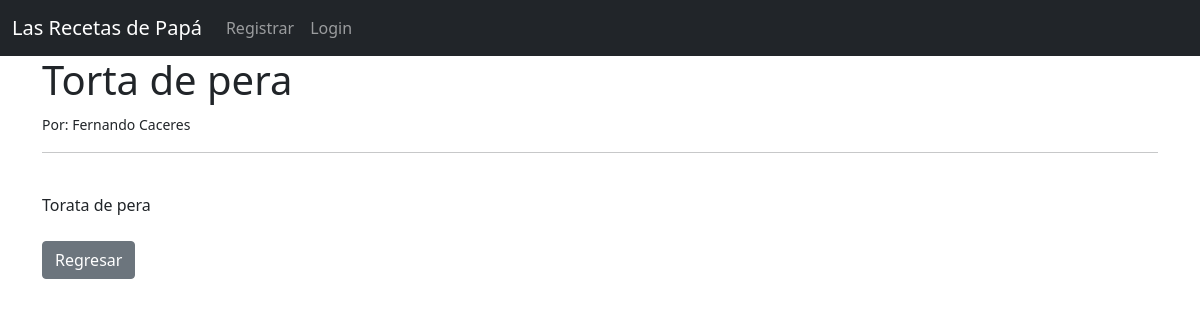
Page /article/3 on the committed database.
### blog/models.py (models this page shows, shortened)
class Post(models.Model):
    title = models.CharField(max_length=255)
    slug = models.SlugField(max_length=200, unique=True)
    autor = models.ForeignKey(User, on_delete=models.CASCADE)
    body = models.TextField()
    updated_on = models.DateTimeField(auto_now=True)
    created_on = models.DateTimeField(default=datetime.now)
    created_on = models.DateField(auto_now_add=True)
    class Meta:
        ordering = ['-created_on']

### blog/views.py (the view)
# urls.py: path('article/<int:pk>', ArticleDetailView.as_view(), name="detail"),
class ArticleDetailView(DetailView):
    model = Post
    template_name = 'article_detail.html'

### templates/article_detail.html (shortened to what this page needs)
{% extends 'base.html' %}
{% block content %}
<h1>{{ post.title}}</h1>
<small>Por: {{post.autor.first_name}} {{post.autor.last_name}}
</small><br>
<hr>
<br>
{{post.body|safe}}
<br><br>
<a href="{% url 'home' %}" class="btn btn-secondary">Regresar</a>
{% endblock %}

### rows in the picture
Post: title "Torta de pera", autor.first_name "Fernando", autor.last_name "Caceres", body "Torata de pera"
